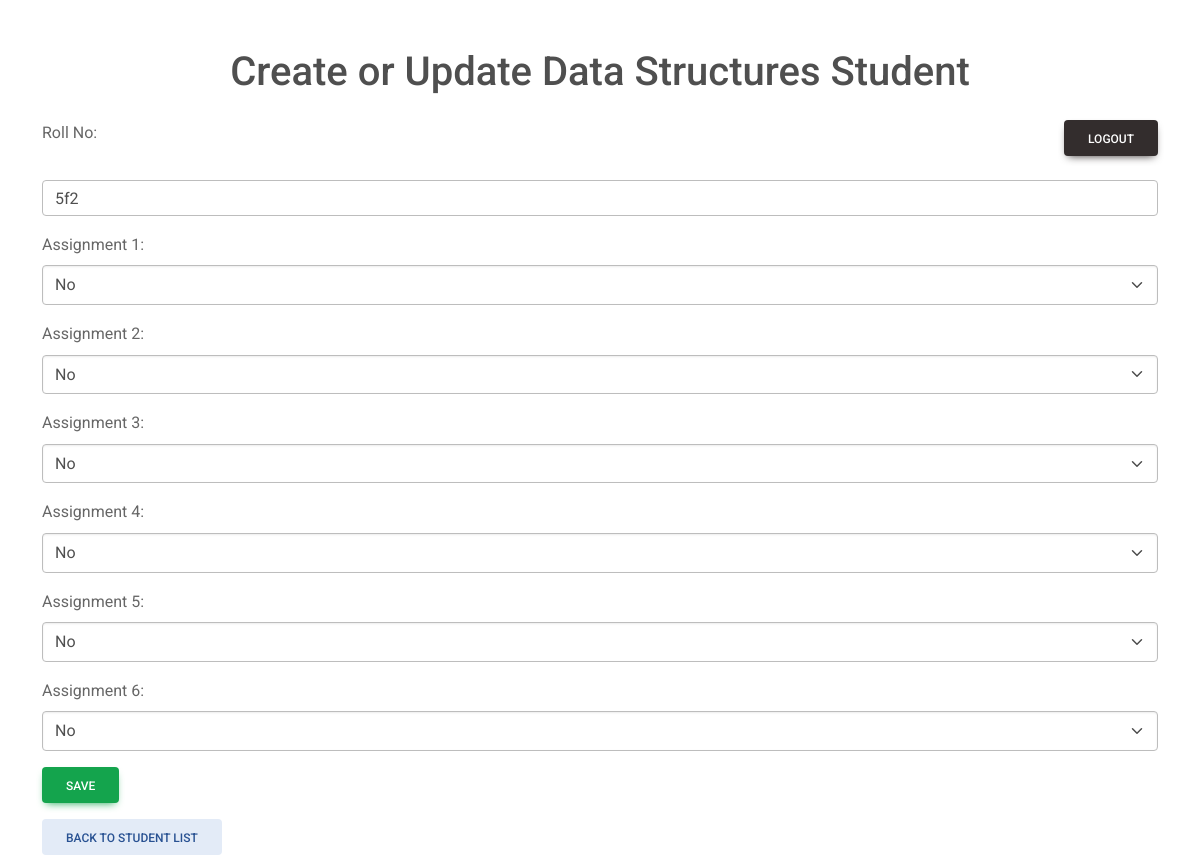
Page /data-structures/students/5f2/update/ (signed in) on the committed database.
### home/models.py (models this page shows)
class DataStructuresStudent(models.Model):
    assignment_choices = [
        ('yes', 'Yes'),
        ('no', 'No'),
    ]
    roll_no = models.CharField(max_length=10, primary_key=True)  # Change to CharField
    assignment1 = models.CharField(max_length=3, choices=assignment_choices, default='no')
    assignment2 = models.CharField(max_length=3, choices=assignment_choices, default='no')
    assignment3 = models.CharField(max_length=3, choices=assignment_choices, default='no')
    assignment4 = models.CharField(max_length=3, choices=assignment_choices, default='no')
    assignment5 = models.CharField(max_length=3, choices=assignment_choices, default='no')
    assignment6 = models.CharField(max_length=3, choices=assignment_choices, default='no')

### home/views.py (the view, shortened to what this page needs)
# urls.py: path('data-structures/students/<str:roll_no>/update/', views.data_structures_student_update, name='data_structures_student_update'),
@login_required(login_url='login')
def data_structures_student_update(request, roll_no):
    student = get_object_or_404(DataStructuresStudent, roll_no=roll_no)
    return render(request, 'data_structures_student_form.html', {'student': student})

### templates/data_structures_student_form.html (shortened to what this page needs)
<!DOCTYPE html>
<html lang="en">
<head>
    <link href="https://cdn.jsdelivr.net/npm/bootstrap@5.3.2/dist/css/bootstrap.min.css" rel="stylesheet" />
    <link href="https://cdnjs.cloudflare.com/ajax/libs/font-awesome/6.4.0/css/all.min.css" rel="stylesheet" />
    <link href="https://cdnjs.cloudflare.com/ajax/libs/mdb-ui-kit/6.4.1/mdb.min.css" rel="stylesheet" />
</head>
<body>
    <div class="container mt-5">
        <h1 class="text-center mb-4">Create or Update Data Structures Student</h1>
        <a href="{% url 'logout' %}" class="btn btn-dark mb-4 float-end">Logout</a>
        <form method="post">
            <div class="mb-3">
                <label for="roll_no" class="form-label">Roll No:</label>
                <input type="text" class="form-control" name="roll_no" id="roll_no" value="{{ student.roll_no|default:'' }}" required />
            </div>
            <div class="mb-3">
                <label for="assignment1" class="form-label">Assignment 1:</label>
                <select class="form-select" name="assignment1" id="assignment1" required>
                    <option value="no" {% if student.assignment1 != 'yes' %}selected{% endif %}>No</option>
                </select>
            </div>
            <div class="mb-3">
                <label for="assignment2" class="form-label">Assignment 2:</label>
                <select class="form-select" name="assignment2" id="assignment2" required>
                    <option value="no" {% if student.assignment2 != 'yes' %}selected{% endif %}>No</option>
                </select>
            </div>
            <div class="mb-3">
                <label for="assignment3" class="form-label">Assignment 3:</label>
                <select class="form-select" name="assignment3" id="assignment3" required>
                    <option value="no" {% if student.assignment3 != 'yes' %}selected{% endif %}>No</option>
                </select>
            </div>
            <div class="mb-3">
                <label for="assignment4" class="form-label">Assignment 4:</label>
                <select class="form-select" name="assignment4" id="assignment4" required>
                    <option value="no" {% if student.assignment4 != 'yes' %}selected{% endif %}>No</option>
                </select>
            </div>
            <div class="mb-3">
                <label for="assignment5" class="form-label">Assignment 5:</label>
                <select class="form-select" name="assignment5" id="assignment5" required>
                    <option value="no" {% if student.assignment5 != 'yes' %}selected{% endif %}>No</option>
                </select>
            </div>
            <div class="mb-3">
                <label for="assignment6" class="form-label">Assignment 6:</label>
                <select class="form-select" name="assignment6" id="assignment6" required>
                    <option value="no" {% if student.assignment6 != 'yes' %}selected{% endif %}>No</option>
                </select>
            </div>
            <button type="submit" class="btn btn-success">Save</button>
        </form>
        <a href="{% url 'data_structures_student_list' %}" class="btn btn-secondary mt-3">Back to Student List</a>
    </div>
</body>
</html>

### templates/data_structures_student_form.html (style rules this page uses)
form select { margin-bottom: 12px; }

### rows in the picture
DataStructuresStudent: roll_no "5f2", assignment1 "No", assignment2 "No", assignment3 "No", assignment4 "No", assignment5 "No", assignment6 "No"
